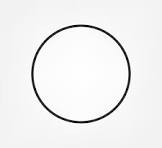
#> input picture tp2.1/input/circle.jpeg, 162 x 148 px
$ python main.py --image ../tp2.2/input/circle_01.jpeg
#> lines starting #> are read from the running program, lines starting #| are printed output that depends on the picture; after the words box and inside, x2 and y2 are one past the last pixel; in counts of white or black regions, pixels touching at a corner belong together
### tp2.1/src/tp21/detector.py
from __future__ import annotations

from dataclasses import asdict, dataclass
from pathlib import Path
from typing import Iterable

import cv2
import numpy as np


SUPPORTED_EXTENSIONS = {".png", ".jpg", ".jpeg", ".bmp", ".tif", ".tiff"}


@dataclass(slots=True)
class BoundingBox:
    x: int
    y: int
    width: int
    height: int


@dataclass(slots=True)
class Detection:
    label: str
    confidence: float
    distance: float
    bounding_box: BoundingBox
    contour_area: float
    perimeter: float

    def to_dict(self) -> dict:
        data = asdict(self)
        data["confidence"] = round(self.confidence, 4)
        data["distance"] = round(self.distance, 4)
        data["contour_area"] = round(self.contour_area, 2)
        data["perimeter"] = round(self.perimeter, 2)
        return data


@dataclass(slots=True)
class ProcessedImage:
    image_name: str
    detections: list[Detection]
    annotated_image: np.ndarray
    binary_mask: np.ndarray

    def to_dict(self) -> dict:
        return {
            "image": self.image_name,
            "detections": [detection.to_dict() for detection in self.detections],
        }


@dataclass(slots=True)
class ReferenceShape:
    label: str
    contour: np.ndarray
    source_path: Path


@dataclass(slots=True)
class DetectionParams:
    threshold_value: int = 140
    min_area: int = 400
    morph_kernel_size: int = 3
    match_threshold: float = 0.18


def is_supported_image(path: Path) -> bool:
    # Returns True if the file extension is one of the supported image formats.
    return path.suffix.lower() in SUPPORTED_EXTENSIONS


def iter_images(input_dir: Path) -> Iterable[Path]:
    # Yields all supported image files in input_dir, sorted alphabetically.
    for path in sorted(input_dir.iterdir()):
        if path.is_file() and is_supported_image(path):
            yield path


def load_image(image_path: Path) -> np.ndarray:
    # Reads an image from disk and returns it as a BGR numpy array.
    # Raises ValueError if the file cannot be read.
    image = cv2.imread(str(image_path))
#> image is the input picture: shape (148, 162, 3); min 0, max 255, mean 240.6
    if image is None:
        raise ValueError(f"No se pudo leer la imagen: {image_path}")
    return image


def normalize_label(path: Path) -> str:
    # Derives a shape label from the image filename.
    # "rectangle" is normalized to "rectangle_outline" to match the reference naming convention.
    stem = path.stem.lower().replace(" ", "_")
    if stem == "rectangle":
        return "rectangle_outline"
    return stem


def preprocess_image(
    image: np.ndarray,
    *,
    threshold_value: int,
    morph_kernel_size: int,
) -> np.ndarray:
    # Converts the image to grayscale, applies Gaussian blur, then binary inverse threshold,
    # and finally morphological close+open to remove noise and fill contour gaps.
    # Returns a clean binary mask ready for contour detection.
#> called with threshold_value = 200, morph_kernel_size = 3
    gray = cv2.cvtColor(image, cv2.COLOR_BGR2GRAY)
    blurred = cv2.GaussianBlur(gray, (5, 5), 0)
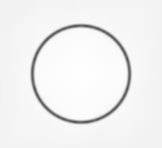
#> blurred: shape (148, 162); min 87, max 254, mean 240.6
    _, binary = cv2.threshold(
        blurred,
        threshold_value,
        255,
        cv2.THRESH_BINARY_INV,
    )
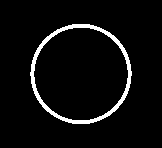
#> binary: shape (148, 162); 5% white; 1 white region
    kernel_size = max(1, morph_kernel_size)
    if kernel_size % 2 == 0:
        kernel_size += 1
    kernel = np.ones((kernel_size, kernel_size), dtype=np.uint8)
    closed = cv2.morphologyEx(binary, cv2.MORPH_CLOSE, kernel, iterations=1)
    opened = cv2.morphologyEx(closed, cv2.MORPH_OPEN, kernel, iterations=1)
    return opened


def find_external_contours(binary_mask: np.ndarray) -> list[np.ndarray]:
    # Finds only the outermost contours in a binary mask (ignores nested/inner contours).
    contours, _ = cv2.findContours(
        binary_mask,
        cv2.RETR_EXTERNAL,
        cv2.CHAIN_APPROX_SIMPLE,
    )
#> contours = 1 contour; box (x1, y1, x2, y2) and area: (30, 24, 132, 124) 7833
    return contours


def extract_primary_contour(
    image: np.ndarray,
    *,
    threshold_value: int = 200,
    morph_kernel_size: int = 3,
    min_area: int = 50,
) -> np.ndarray:
    # Preprocesses a reference image and returns the single largest contour found.
    # Used to extract the shape contour from a reference image file.
    binary = preprocess_image(
        image,
        threshold_value=threshold_value,
        morph_kernel_size=morph_kernel_size,
    )
    contours = find_external_contours(binary)
    valid = [contour for contour in contours if cv2.contourArea(contour) >= min_area]
#> valid has the same summary as contours in find_external_contours
    if not valid:
        raise ValueError("No se encontro un contorno principal valido en la imagen de referencia.")
    return max(valid, key=cv2.contourArea)


def load_reference_shapes(input_dir: Path) -> list[ReferenceShape]:
    # Loads all reference images from input_dir, extracts their primary contour,
    # and returns a list of ReferenceShape objects used for matchShapes classification.
    if not input_dir.exists():
        raise FileNotFoundError(f"La carpeta de referencias no existe: {input_dir}")

    references: list[ReferenceShape] = []
    for path in iter_images(input_dir):
        image = load_image(path)
        contour = extract_primary_contour(image)
#> contour = contour of 150 points, box (x1, y1, x2, y2) (30, 24, 132, 124), area 7833
        references.append(
            ReferenceShape(
                label=normalize_label(path),
                contour=contour,
                source_path=path,
            )
        )
#> pass 2 of the loop in load_reference_shapes, `for path in iter_images(input_dir):`:
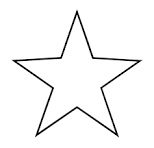
#> input picture tp2.1/input/star.png, 154 x 148 px
#> in load_image, image is the input picture: shape (148, 154, 3); min 0, max 255, mean 246.3
#> gray: shape (148, 154)
#> blurred: shape (148, 154)
#> in preprocess_image (call 2), `_, binary = cv2.threshold( blurred, threshold_value, 255, cv2.THRESH_B..`:
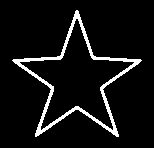
#> binary: shape (148, 154); 6.9% white; 1 white region, box (x1, y1, x2, y2) and area: (12, 10, 142, 137) 1566
#> closed: shape (148, 154); 7% white; 1 white region, box (x1, y1, x2, y2) and area: (12, 10, 142, 137) 1588
#> in preprocess_image (call 2), `opened = cv2.morphologyEx(closed, cv2.MORPH_OPEN, kernel, iterations=1)`:
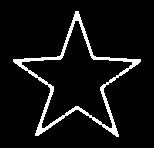
#> opened: shape (148, 154); 6.8% white; 1 white region
#> in find_external_contours (call 2), `contours, _ = cv2.findContours( binary_mask, cv2.RETR_EXTERNAL, cv2.CH..`: contours = 1 contour; box (x1, y1, x2, y2) and area: (13, 11, 141, 137) 5794
#> valid has the same summary as contours in find_external_contours
#> contour = contour of 251 points, box (x1, y1, x2, y2) (13, 11, 141, 137), area 5794
#> in run_image_mode, `references = load_reference_shapes(input_dir)`: references = 2 items
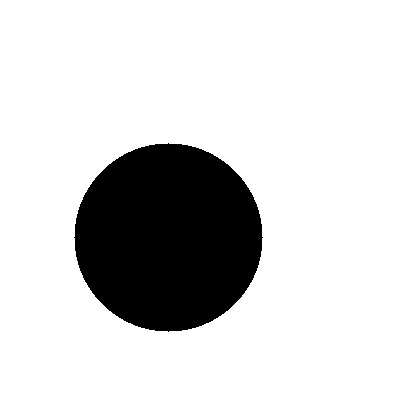
#> input picture tp2.2/input/circle_01.jpeg, 420 x 420 px
#> in load_image, image is the input picture: shape (420, 420, 3); min 0, max 255, mean 214.9

    if not references:
        raise FileNotFoundError(
            f"No se encontraron imagenes de referencia en: {input_dir}"
        )
    return references


def classify_contour(
    contour: np.ndarray,
    references: list[ReferenceShape],
    *,
    match_threshold: float,
) -> tuple[str, float, float]:
    # Compares a detected contour against all reference shapes using cv2.matchShapes (Hu moments distance).
    # Returns the label, confidence score, and distance of the best match.
    # If the best distance exceeds match_threshold, returns "unknown".
    best_reference: ReferenceShape | None = None
    best_distance = float("inf")

    for reference in references:
        distance = cv2.matchShapes(
            contour,
            reference.contour,
            cv2.CONTOURS_MATCH_I1,
            0.0,
        )
        if distance < best_distance:
            best_distance = distance
            best_reference = reference

    if best_reference is None or best_distance > match_threshold:
        confidence = max(0.0, 1.0 - best_distance / max(match_threshold, 1e-6))
        return "unknown", confidence, best_distance

    confidence = max(0.0, 1.0 - best_distance / max(match_threshold, 1e-6))
    return best_reference.label, confidence, best_distance


def detect_shapes(
    image: np.ndarray,
    references: list[ReferenceShape],
    params: DetectionParams,
) -> tuple[list[Detection], np.ndarray]:
    # Full detection pipeline for a single frame: preprocesses the image, finds contours,
    # filters by minimum area, classifies each one against the references, and returns
    # a sorted list of Detection objects and the binary mask.
    binary = preprocess_image(
        image,
        threshold_value=params.threshold_value,
        morph_kernel_size=params.morph_kernel_size,
    )
#> call 3 of preprocess_image, with threshold_value = 200, morph_kernel_size = 3
#> in preprocess_image (call 3), `_, binary = cv2.threshold( blurred, threshold_value, 255, cv2.THRESH_B..`:
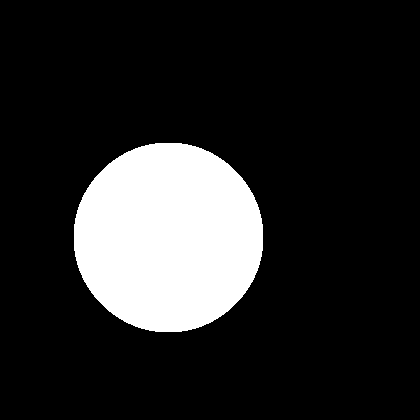
#> binary: shape (420, 420); 16% white; 1 white region
    contours = find_external_contours(binary)
#> in find_external_contours (call 3), `contours, _ = cv2.findContours( binary_mask, cv2.RETR_EXTERNAL, cv2.CH..`: contours = 1 contour; box (x1, y1, x2, y2) and area: (74, 143, 263, 332) 27990
    detections: list[Detection] = []

    for contour in contours:
        area = cv2.contourArea(contour)
        if area < params.min_area:
            continue

        perimeter = cv2.arcLength(contour, True)
        if perimeter <= 0:
            continue

        label, confidence, distance = classify_contour(
            contour,
            references,
            match_threshold=params.match_threshold,
        )
        x, y, width, height = cv2.boundingRect(contour)
        detections.append(
            Detection(
                label=label,
                confidence=confidence,
                distance=distance,
                bounding_box=BoundingBox(x=x, y=y, width=width, height=height),
                contour_area=area,
                perimeter=perimeter,
            )
        )
#> this loop made 1 pass
#> (area, perimeter, confidence, label, distance, x, y) on pass 1: (27990, 623.1, 1, 'circle', 6.06e-05, 74, 143)
#> after the loop, detections = 1 item

    detections.sort(key=lambda item: (item.bounding_box.y, item.bounding_box.x))
    return detections, binary


def process_image(
    image_path: Path,
    references: list[ReferenceShape],
    params: DetectionParams,
) -> ProcessedImage:
    # Loads an image from disk, runs the full detection pipeline on it,
    # draws the annotated result, and returns a ProcessedImage with all outputs.
    from .drawing import draw_detections

    image = load_image(image_path)
    detections, binary = detect_shapes(image, references, params)
#> detections = 1 item
    annotated = draw_detections(image, detections)
    return ProcessedImage(
        image_name=image_path.name,
        detections=detections,
        annotated_image=annotated,
        binary_mask=binary,
    )

### tp2.1/src/tp21/cli.py
from __future__ import annotations

import argparse
import json
from pathlib import Path

import cv2

from .detector import (
    DetectionParams,
    iter_images,
    load_reference_shapes,
    process_image,
)


CONTROL_WINDOW = "Controles"
ANNOTATED_WINDOW = "Webcam anotada"
MASK_WINDOW = "Mascara binaria"


def build_parser() -> argparse.ArgumentParser:
    # Builds and returns the CLI argument parser with all supported flags.
    parser = argparse.ArgumentParser(
        description="Deteccion y clasificacion de formas con webcam en tiempo real."
    )
    parser.add_argument(
        "--input-dir",
        type=Path,
        default=Path("input"),
        help="Carpeta con las imagenes de referencia.",
    )
    parser.add_argument(
        "--output-dir",
        type=Path,
        default=Path("output"),
        help="Carpeta para guardar resultados en modo imagen.",
    )
    parser.add_argument(
        "--image",
        type=Path,
        help="Procesa una sola imagen en lugar de abrir la webcam.",
    )
    parser.add_argument(
        "--camera-index",
        type=int,
        default=0,
        help="Indice de la webcam a usar.",
    )
    parser.add_argument(
        "--save-masks",
        action="store_true",
        help="Guarda mascaras en modo imagen.",
    )
    return parser


def build_default_params() -> DetectionParams:
    # Returns a DetectionParams instance with sensible defaults for webcam/image mode.
    return DetectionParams(
        threshold_value=200,
        min_area=50,
        morph_kernel_size=3,
        match_threshold=0.18,
    )


def resolve_image_inputs(image: Path | None, input_dir: Path) -> list[Path]:
    # If a single image path was provided returns it as a one-element list,
    # otherwise returns all supported images found in input_dir.
    if image is not None:
        if not image.exists():
            raise FileNotFoundError(f"La imagen no existe: {image}")
        return [image]

    return list(iter_images(input_dir))


def run_image_mode(
    image: Path | None,
    input_dir: Path,
    output_dir: Path,
    save_masks: bool,
) -> int:
    # Processes images , saves annotated results
    # and a detections.json to output_dir. Reference images are excluded from processing.
    references = load_reference_shapes(input_dir)
    output_dir.mkdir(parents=True, exist_ok=True)
    images = resolve_image_inputs(image, input_dir)

    if image is None:
        images = [path for path in images if path.name not in {ref.source_path.name for ref in references}]

    if not images:
        raise FileNotFoundError("No hay imagenes para procesar en modo archivo.")

    params = build_default_params()
    results = []
    for image_path in images:
        processed = process_image(image_path, references, params)
        stem = Path(processed.image_name).stem
        annotated_path = output_dir / f"{stem}_annotated.png"
        cv2.imwrite(str(annotated_path), processed.annotated_image)
        if save_masks:
            mask_path = output_dir / f"{stem}_mask.png"
            cv2.imwrite(str(mask_path), processed.binary_mask)
        results.append(processed.to_dict())

    json_path = output_dir / "detections.json"
    json_path.write_text(json.dumps(results, indent=2), encoding="utf-8")
    print(f"Procesadas {len(images)} imagen(es). Resultados en: {output_dir}")
    return 0


# [109 lines left out: functions create_trackbars, read_params_from_trackbars, run_webcam_mode, not called in this run]


def main() -> int:
    # Entry point: parses CLI arguments and dispatches to image mode or webcam mode.
    parser = build_parser()
    args = parser.parse_args()

    if args.image is not None:
        return run_image_mode(args.image, args.input_dir, args.output_dir, args.save_masks)

    return run_webcam_mode(args.input_dir, args.camera_index)

### tp2.1/src/tp21/drawing.py
from __future__ import annotations

import cv2
import numpy as np

from .detector import Detection


COLORS = {
    "circle": (0, 200, 255),
    "rectangle_outline": (0, 220, 0),
    "star": (255, 160, 0),
    "unknown": (0, 0, 255),
}


def draw_detections(image: np.ndarray, detections: list[Detection]) -> np.ndarray:
    # Draws a colored bounding box and label+confidence caption over each detection.
    # Colors are looked up by label name; unknown shapes get red. Returns a copy of the image.
    canvas = image.copy()
    for detection in detections:
        box = detection.bounding_box
        color = COLORS.get(detection.label, (255, 255, 255))
        cv2.rectangle(
            canvas,
            (box.x, box.y),
            (box.x + box.width, box.y + box.height),
            color,
            2,
        )
        caption = f"{detection.label} ({detection.confidence:.2f})"
        label_origin = (box.x, max(18, box.y - 8))
        cv2.putText(
            canvas,
            caption,
            label_origin,
            cv2.FONT_HERSHEY_SIMPLEX,
            0.55,
            color,
            2,
            cv2.LINE_AA,
        )
#> this loop made 1 pass
#> (color, caption, label_origin) on pass 1: ((0, 200, 255), 'circle (1.00)', (74, 135))
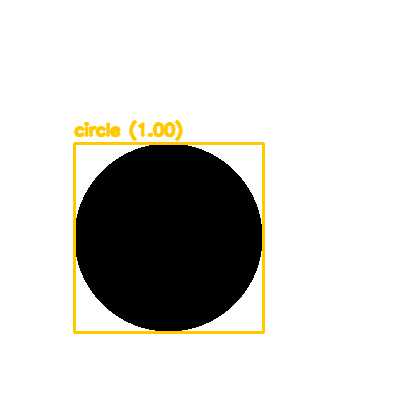
#> canvas: shape (420, 420, 3); 2.01% of pixels changed, all inside (x1, y1, x2, y2) = (73, 120, 265, 334)
    return canvas

### tp2.1/main.py
from src.tp21.cli import main


if __name__ == "__main__":
    raise SystemExit(main())
#> in run_image_mode, `stem = Path(processed.image_name).stem`: stem = 'circle_01'
#> (the program exits here)
